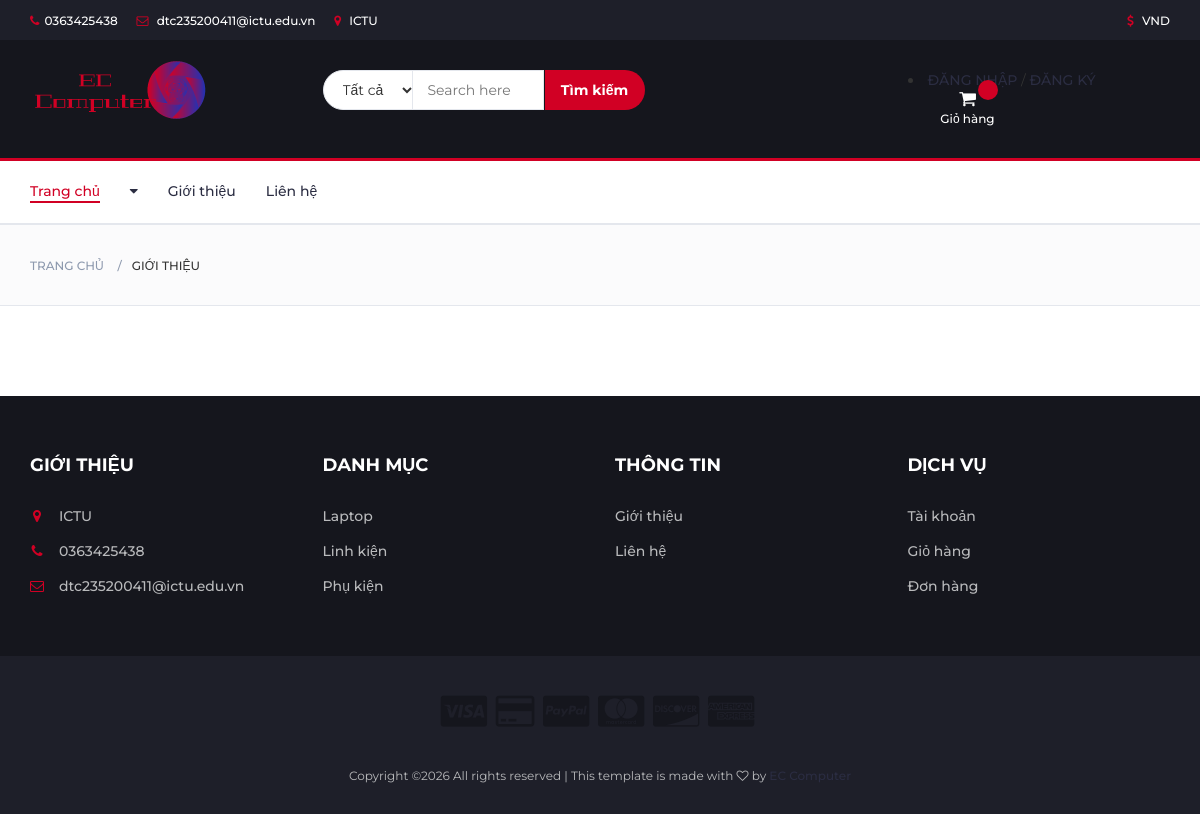
Screenshot of /aboutus/ with the database file from the repository.
### home/models.py (models this page shows, shortened)
class Setting(models.Model):
    STATUS = (
        ('True', 'True'),
        ('False', 'False'),
    )
    title = models.CharField(max_length=150)
    keywords = models.CharField(max_length=255)
    description = models.CharField(max_length=255)
    company = models.CharField(max_length=50)
    address = models.CharField(blank=True,max_length=100)
    phone = models.CharField(blank=True,max_length=15)
    fax = models.CharField(blank=True,max_length=15)
    email = models.CharField(blank=True,max_length=50)
    smtpserver = models.CharField(blank=True,max_length=50)
    smtpemail = models.CharField(blank=True,max_length=50)
    smtppassword = models.CharField(blank=True,max_length=10)
    smtpport = models.CharField(blank=True,max_length=5)
    icon = models.ImageField(blank=True,upload_to='images/')
    facebook = models.CharField(blank=True,max_length=50)
    instagram = models.CharField(blank=True,max_length=50)
    twitter = models.CharField(blank=True,max_length=50)
    youtube = models.CharField(blank=True, max_length=50)
    aboutus = RichTextUploadingField(blank=True)
    contact = RichTextUploadingField(blank=True)
    references = RichTextUploadingField(blank=True)
    status=models.CharField(max_length=10,choices=STATUS)
    create_at=models.DateTimeField(auto_now_add=True)
    update_at=models.DateTimeField(auto_now=True)

### home/views.py (the view)
# urls.py: path('aboutus/', views.aboutus, name='aboutus'),
def aboutus(request):
    category = Category.objects.all()
    setting = Setting.objects.get(pk=1)
    context = {'setting': setting,'category':category}
    return render(request, 'about.html', context)

### home/templates/about.html (shortened to what this page needs)
{% extends 'homebase.html' %}
{% load static %}
{% block body %}
		<div id="breadcrumb" class="section">
			<div class="container">
				<div class="row">
					<div class="col-md-12">
						<ul class="breadcrumb-tree">
							<li><a href="/">Trang chủ</a></li>
							<li class="active">Giới thiệu</li>
						</ul>
					</div>
				</div>
			</div>
		</div>
		<div class="section">
		</div>
{% endblock %}

### home/templates/header.html (shortened to what this page needs)
{% load static %}
{% load humanize %}
		<header>
			<div id="top-header">
				<div class="container">
					<ul class="header-links pull-left">
						<li><a href="#"><i class="fa fa-phone"></i>{{setting.phone}}</a></li>
						<li><a href="#"><i class="fa fa-envelope-o"></i> {{ setting.email }}</a></li>
						<li><a href="#"><i class="fa fa-map-marker"></i> {{setting.address}}</a></li>
					</ul>
					<ul class="header-links pull-right">
						<li><a href="#"><i class="fa fa-dollar"></i> VND</a></li>
					</ul>
				</div>
			</div>
			<div id="header">
				<div class="container">
					<div class="row">
						<div class="col-md-3">
							<div class="header-logo">
								<a href="/" class="logo">
									<img src="{% static '' %}img/logog.png" alt="">
								</a>
							</div>
						</div>
						<div class="col-md-6">
							<div class="header-search" style="display: flex; align-items: center;">
								<form action="/search/" method="post" style="display: flex; align-items: center;">
									<select name="catid" class="input-select">
										<option value="0">Tất cả</option>
										{% load mptt_tags %}
									</select>
									<input id="query" name="query" class="input" type="text" placeholder="Search here">
									<button class="search-btn" style="vertical-align: middle; margin-left: 5px;">Tìm kiếm</button>
								</form>
							</div>
						</div>
						<div class="col-md-3 clearfix">
							<div class="header-ctn">
								<div class="dropdown">
								<li class="header-account dropdown default-dropdown">
									{% if user.id is not None %}
									<div class="dropdown-toggle" role="button" data-toggle="dropdown" aria-expanded="true">
										<span class="text-uppercase" style="color: white;">{{ user.username }}<i class="fa fa-caret-down"></i></span>
									</div>
									{% else %}
									<a href="/login" class="text-uppercase">Đăng nhập</a> / <a href="/signup" class="text-uppercase">Đăng ký</a>
									{% endif %}
								</li>
								</div>
								<div class="dropdown">
									<a class="dropdown-toggle" data-toggle="dropdown" aria-expanded="true">
										<i class="fa fa-shopping-cart"></i>
										<span>Giỏ hàng</span>
										<div class="qty">{{totalqty}}</div>
									</a>
								</div>
							</div>
						</div>
					</div>
				</div>
			</div>
		</header>

### home/templates/footer.html (shortened to what this page needs)
{% load static %}
{% load humanize %}
		<footer id="footer">
			<div class="section">
				<div class="container">
					<div class="row">
						<div class="col-md-3 col-xs-6">
							<div class="footer">
								<h3 class="footer-title">Giới thiệu</h3>
								<ul class="footer-links">
									<li><a href="#"><i class="fa fa-map-marker"></i>{{setting.address}}</a></li>
									<li><a href="#"><i class="fa fa-phone"></i>{{setting.phone}}</a></li>
									<li><a href="#"><i class="fa fa-envelope-o"></i>{{ setting.email }}</a></li>
								</ul>
							</div>
						</div>
						<div class="col-md-3 col-xs-6">
							<div class="footer">
								<h3 class="footer-title">Danh mục</h3>
								<ul class="footer-links">
									<li><a href="/category/4/laptop">Laptop</a></li>
									<li><a href="/category/11/link-kin">Linh kiện</a></li>
									<li><a href="/category/7/ph-kin">Phụ kiện</a></li>
								</ul>
							</div>
						</div>
						<div class="col-md-3 col-xs-6">
							<div class="footer">
								<h3 class="footer-title">Thông tin</h3>
								<ul class="footer-links">
									<li><a href="/aboutus">Giới thiệu</a></li>
									<li><a href="/contact">Liên hệ</a></li>
								</ul>
							</div>
						</div>
						<div class="col-md-3 col-xs-6">
							<div class="footer">
								<h3 class="footer-title">Dịch vụ</h3>
								<ul class="footer-links">
									<li><a href="/user">Tài khoản</a></li>
									<li><a href="/shopcart/">Giỏ hàng</a></li>
									<li><a href="/user/orders">Đơn hàng</a></li>
								</ul>
							</div>
						</div>
					</div>
				</div>
			</div>
			<div id="bottom-footer" class="section">
				<div class="container">
					<div class="row">
						<div class="col-md-12 text-center">
							<ul class="footer-payments">
								<li><a href="#"><i class="fa fa-cc-visa"></i></a></li>
								<li><a href="#"><i class="fa fa-credit-card"></i></a></li>
								<li><a href="#"><i class="fa fa-cc-paypal"></i></a></li>
								<li><a href="#"><i class="fa fa-cc-mastercard"></i></a></li>
								<li><a href="#"><i class="fa fa-cc-discover"></i></a></li>
								<li><a href="#"><i class="fa fa-cc-amex"></i></a></li>
							</ul>
							<span class="copyright">
								Copyright &copy;<script>document.write(new Date().getFullYear());</script> All rights reserved | This template is made with <i class="fa fa-heart-o" aria-hidden="true"></i> by <a href="https://colorlib.com" target="_blank">EC Computer</a>
							</span>
						</div>
					</div>
				</div>
			</div>
		</footer>
		{% load static %}

### home/static/css/style.css (style rules this page uses)
body { font-family: 'Montserrat', sans-serif; font-weight: 400; color: #333; overflow-x: hidden; }
h1, h2, h3, h4, h5, h6 { color: #2B2D42; font-weight: 700; margin: 0 0 10px; }
a { color: #2B2D42; font-weight: 500; -webkit-transition: 0.2s color; transition: 0.2s color; }
ul, ol { margin: 0; padding: 0; list-style: none }
.input { height: 40px; padding: 0px 15px; border: 1px solid #E4E7ED; background-color: #FFF; width: 100%; }
.input-select { padding: 0px 15px; background: #FFF; border: 1px solid #E4E7ED; height: 40px; }
.section { padding-top: 30px; padding-bottom: 30px; }
#breadcrumb { padding: 30px 0px; background: #FBFBFC; border-bottom: 1px solid #E4E7ED; margin-bottom: 30px; }
#breadcrumb .breadcrumb-tree { display: inline-block; }
#breadcrumb .breadcrumb-tree li { display: inline-block; font-size: 12px; font-weight: 500; text-transform: uppercase; }
#breadcrumb .breadcrumb-tree li+li { margin-left: 10px; }
#breadcrumb .breadcrumb-tree li+li:before { content: '/'; display: inline-block; color: #8D99AE; margin-right: 10px; }
#breadcrumb .breadcrumb-tree li a { color: #8D99AE; }
#top-header { padding-top: 10px; padding-bottom: 10px; background-color: #1E1F29; }
.header-links li { display: inline-block; margin-right: 15px; font-size: 12px; }
.header-links li:last-child { margin-right: 0px; }
.header-links li a { color: #FFF; }
.header-links li i { color: #D10024; margin-right: 5px; }
#header { padding-top: 15px; padding-bottom: 15px; background-color: #15161D; }
.header-logo { float: left; }
.header-logo .logo img { display: block; }
.header-search { padding: 15px 0px; }
.header-search form { position: relative; }
.header-search form .input-select { margin-right: -4px; border-radius: 40px 0px 0px 40px; }
.header-search form .input { width: calc(100% - 260px); margin-right: -4px; }
.header-search form .search-btn { height: 40px; width: 100px; background: #D10024; color: #FFF; font-weight: 700; border: none; border-radius: 0px 40px 40px 0px; }
.header-ctn { float: right; padding: 15px 0px; }
.header-ctn>div { display: inline-block; }
.header-ctn>div+div { margin-left: 15px; }
.header-ctn>div>a { display: block; position: relative; width: 90px; text-align: center; color: #FFF; }
.header-ctn>div>a>i { display: block; font-size: 18px; }
.header-ctn>div>a>span { font-size: 12px; }
.header-ctn>div>a>.qty { position: absolute; right: 15px; top: -10px; width: 20px; height: 20px; line-height: 20px; text-align: center; border-radius: 50%; font-size: 10px; color: #FFF; background-color: #D10024; }
#footer { background: #15161D; color: #B9BABC; }
#bottom-footer { background: #1E1F29; }
.footer { margin: 30px 0px; }
.footer .footer-title { color: #FFF; text-transform: uppercase; font-size: 18px; margin: 0px 0px 30px; }
.footer-links li+li { margin-top: 15px; }
.footer-links li a { color: #B9BABC; }
.footer-links li i { margin-right: 15px; color: #D10024; width: 14px; text-align: center; }
.copyright { margin-top: 30px; display: block; font-size: 12px; }
.footer-payments li { display: inline-block; margin-right: 5px; }
.footer-payments li a { color: #15161D; font-size: 36px; display: block; }

### rows the page displays
Setting: phone "0363425438", email "dtc235200411@ictu.edu.vn", address "ICTU"
